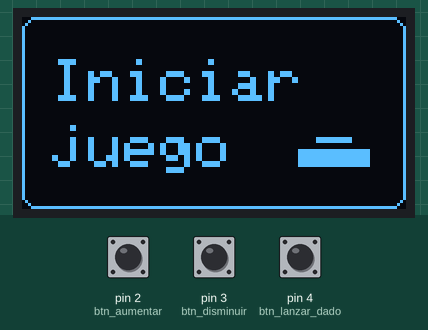
The sketch below on a simulated Arduino Uno, built with avr-gcc and run on an emulated ATmega328P. Shown: 128×64 one-colour display. Inputs (shaded band) come from the test bench; at power-on: pin 4 (btn_lanzar_dado) HIGH, pin 2 (btn_aumentar) HIGH, pin 3 (btn_disminuir) HIGH. Random numbers use the default seed unless the sketch sets one; what the sketch prints to the serial monitor is not drawn.

Above: at 3.2 s.
3.3 s: pin 4 (btn_lanzar_dado) pulled LOW for 0.15 s
At 4.8 s:
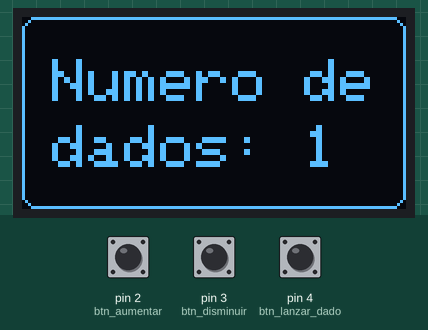
5.1 s: pin 4 (btn_lanzar_dado) pulled LOW for 1 s
At 6.6 s:
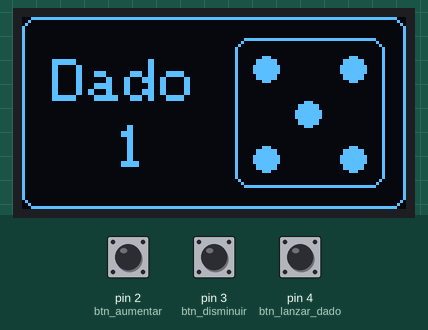
6.7 s: pin 4 (btn_lanzar_dado) pulled LOW for 3.2 s
At 12.5 s:
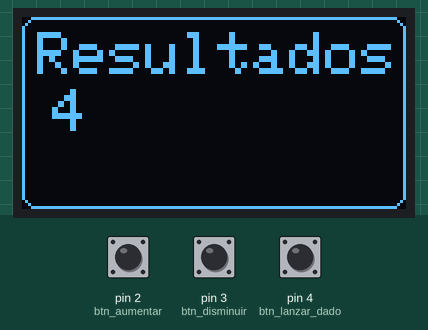
Timing chart, 0 to 14.0 s (numbered marks = the images above; inputs shaded):
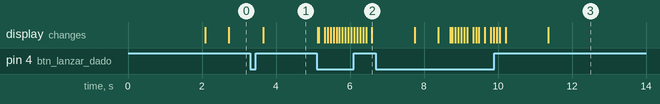

The sketch:

Dado_OLED.ino
```cpp
/**************************************************************************
Realizado por: Juan Carlos Chuc
Dado digital v1.0
**************************************************************************/
#include <SPI.h>
#include <Wire.h>
#include <Adafruit_GFX.h>
#include <Adafruit_SSD1306.h>

unsigned long currentTime=0;
unsigned long previousTime=0;

void pantalla_inicial();
void seleccionar_dados();
uint8_t centrar_texto(String);
void lanzar_dado();
void imprimir_numeros(uint8_t, uint8_t);
void imprimir_resultados ();

uint8_t cantidad_tiros = 1;
uint8_t array_resultados[9];
bool comenzar_juego = false;
bool seleccion_tiros = false;
bool animacion1 = true;

#define ANCHO_PANTALLA 128
#define ALTO_PANTALLA 64
#define DIRECCION_OLED 0x3C
#define btn_lanzar_dado 4
#define btn_aumentar 2
#define btn_disminuir 3

Adafruit_SSD1306 display(ANCHO_PANTALLA, ALTO_PANTALLA, &Wire, -1);

const unsigned char logo_bmp[] PROGMEM = {
  0x00, 0x01, 0xff, 0xff, 0x80, 0x00, 0x03, 0xff, 0xff, 0xe0, 0x00, 0x06, 0x00, 0x00, 0x30, 0x00,
  0x0c, 0x20, 0x02, 0x10, 0x00, 0x0c, 0xf8, 0x0f, 0x98, 0x00, 0x09, 0xf8, 0x0f, 0x98, 0x00, 0x09,
  0xf8, 0x1f, 0xd8, 0x00, 0x09, 0xf8, 0x1f, 0x98, 0x00, 0x08, 0xf8, 0x0f, 0x98, 0x00, 0x08, 0x60,
  0x07, 0x18, 0x00, 0x08, 0x03, 0xe0, 0x18, 0x00, 0x00, 0x03, 0xe0, 0x18, 0x0f, 0xff, 0xf8, 0xe0,
  0x18, 0x3f, 0xff, 0xfe, 0x60, 0x18, 0x7f, 0xff, 0xff, 0x60, 0x18, 0xfd, 0xff, 0xff, 0x80, 0x18,
  0xf0, 0x7f, 0xff, 0x8f, 0x98, 0xf0, 0x7f, 0xff, 0x8f, 0x98, 0xe0, 0x3f, 0xff, 0x9f, 0xd8, 0xf0,
  0x7f, 0xff, 0x9f, 0xd8, 0xf0, 0x7f, 0xff, 0x8f, 0x98, 0xff, 0xf7, 0xff, 0x87, 0x18, 0xff, 0xc1,
  0xff, 0x80, 0x30, 0xff, 0xc1, 0xff, 0x80, 0xe0, 0xff, 0xc0, 0xff, 0xbf, 0xc0, 0xff, 0xc1, 0xff,
  0x80, 0x00, 0xff, 0xc1, 0xff, 0x80, 0x00, 0xff, 0xff, 0xff, 0x80, 0x00, 0xff, 0xff, 0x87, 0x80,
  0x00, 0xff, 0xff, 0x07, 0x80, 0x00, 0xff, 0xff, 0x03, 0x80, 0x00, 0xff, 0xff, 0x07, 0x80, 0x00,
  0xff, 0xff, 0x07, 0x80, 0x00, 0xff, 0xff, 0xcf, 0x80, 0x00, 0x7f, 0xff, 0xff, 0x00, 0x00, 0x3f,
  0xff, 0xfe, 0x00, 0x00, 0x1f, 0xff, 0xfc, 0x00, 0x00
};

void setup() {
  Serial.begin(9600);
  pinMode(btn_lanzar_dado, INPUT_PULLUP);
  pinMode(btn_aumentar, INPUT_PULLUP);
  pinMode(btn_disminuir, INPUT_PULLUP);
  if (!display.begin(SSD1306_SWITCHCAPVCC, DIRECCION_OLED)) {
    Serial.println("No se encuentra la pantalla OLED");
    for(;;);
  }
  Serial.println("\nDado V1.0");
  display.clearDisplay();
  display.drawRoundRect(0, 0, 128, 64, 5, SSD1306_WHITE);
  display.drawBitmap(78, 13, logo_bmp, 37, 37, WHITE);
  display.setTextSize(2);
  display.setTextColor(SSD1306_WHITE);
  display.setCursor(10,14);
  display.println("Dado");
  display.setCursor(10,36);
  display.println("v1.0");
  display.display();
  delay(2000);
}

void loop() {
  if (comenzar_juego == false) {
    pantalla_inicial();
  }
  if(digitalRead(btn_lanzar_dado)== LOW){
    comenzar_juego = true;
    seleccionar_dados();
  }
}

void pantalla_inicial () {
  display.clearDisplay();
  currentTime=millis();
  if((currentTime-previousTime)>600){
    previousTime=currentTime;
    animacion1 = !animacion1;
  }
  if (animacion1 == true) {
    display.fillRect(98, 40, 12, 2, WHITE);
  } else {
    display.fillRect(98, 37, 12, 5, WHITE);
  }
  display.fillRect(92, 44, 24, 6, WHITE);
  display.drawRoundRect(0, 0, 128, 64, 5, SSD1306_WHITE);
  display.setTextSize(2);
  display.setTextColor(SSD1306_WHITE);
  display.setCursor(10,14);
  display.println("Iniciar");
  display.setCursor(10,36);
  display.println("juego");
  display.display();
}

void seleccionar_dados () {
  delay(300);
  while (seleccion_tiros == false) {
    if(digitalRead(btn_aumentar)== LOW) {
      if (cantidad_tiros<10) cantidad_tiros++;
      delay(200);
    }
    if(digitalRead(btn_disminuir)== LOW) {
      if (cantidad_tiros>1) cantidad_tiros--;
      delay(200);
    }
    display.clearDisplay();
    display.setTextSize(2);
    display.setTextColor(SSD1306_WHITE);
    display.drawRoundRect(0, 0, 128, 64, 5, SSD1306_WHITE);
    display.setCursor(10,14);
    display.println("Numero de");
    display.setCursor(10,36);
    display.print("dados: ");
    //display.setCursor(7,45);
    //display.setCursor(centrar_texto(String(cantidad_tiros)),45);
    display.println(cantidad_tiros);
    display.display();
    if(digitalRead(btn_lanzar_dado)== LOW) {
      seleccion_tiros = true;
      display.clearDisplay();
      display.display();
    }
  }
  lanzar_dado();
}

void lanzar_dado() {
  uint8_t num_aleatorio, num_tiro, cont=1;
  num_tiro = cantidad_tiros;
  while ((num_tiro) > 0) {
    for (uint8_t i=0; i<20; i++) {
      num_aleatorio = random(1,7);
      imprimir_numeros(num_aleatorio, cont);
      delay(50);
    }
    array_resultados[cont-1]=num_aleatorio;
    delay(1000);
    num_tiro--;
    cont ++;
  }
  imprimir_resultados();
}

void imprimir_numeros(uint8_t numero, uint8_t cont) {
  display.clearDisplay();
  display.drawRoundRect(0, 0, 128, 64, 5, SSD1306_WHITE);
  display.drawRoundRect(71, 7, 50, 50, 5, SSD1306_WHITE);
  display.setCursor(10,14);
  display.println("Dado");
  display.setCursor(centrar_texto(String(cont)),36);
  display.println(cont);
  switch (numero){
    case 1:
    display.fillCircle(95, 32, 4, WHITE);
    break;
    case 2:
    display.fillCircle(81, 17, 4, WHITE);
    display.fillCircle(110, 47, 4, WHITE);
    break;
    case 3:
    display.fillCircle(81, 17, 4, WHITE);
    display.fillCircle(95, 32, 4, WHITE);
    display.fillCircle(110, 47, 4, WHITE);
    break;
    case 4:
    display.fillCircle(81, 17, 4, WHITE);
    display.fillCircle(110, 17, 4, WHITE);
    display.fillCircle(81, 47, 4, WHITE);
    display.fillCircle(110, 47, 4, WHITE);
    break;
    case 5:
    display.fillCircle(81, 17, 4, WHITE);
    display.fillCircle(110, 17, 4, WHITE);
    display.fillCircle(95, 32, 4, WHITE);
    display.fillCircle(81, 47, 4, WHITE);
    display.fillCircle(110, 47, 4, WHITE);
    break;
    case 6:
    display.fillCircle(81, 17, 4, WHITE);
    display.fillCircle(110, 17, 4, WHITE);
    display.fillCircle(81, 32, 4, WHITE);
    display.fillCircle(110, 32, 4, WHITE);
    display.fillCircle(81, 47, 4, WHITE);
    display.fillCircle(110, 47, 4, WHITE);
    break;
    default:
    display.setTextSize(2);
    display.setTextColor(SSD1306_WHITE);
    display.setCursor(35,25);
    display.println("Error");
  }
  display.display();
}

void imprimir_resultados () {
  display.clearDisplay();
  display.setTextSize(2);
  display.setTextColor(SSD1306_WHITE);
  display.drawRoundRect(0, 0, 128, 64, 5, SSD1306_WHITE);
  display.setCursor(5,5);
  display.print("Resultados");
  display.setTextSize(2);
  display.setCursor(10,24);
  for (int i = 0; i < cantidad_tiros; i ++) {
    if (i == 5) {
      display.setCursor(10,43);
    }
    display.print(String(array_resultados[i]));
    if (((i+1) < cantidad_tiros) and (i != 4)) display.print(",");
  }
  display.display();
  delay(300);
  while (digitalRead(btn_lanzar_dado)== HIGH);
  comenzar_juego = false;
  seleccion_tiros = false;
  cantidad_tiros = 1;
  delay(300);
}

uint8_t centrar_texto(String texto) {
  int16_t x1, y1;
  int16_t width, height;
  display.getTextBounds(texto, 0, 0, &x1, &y1, &width, &height);
  return ((ANCHO_PANTALLA - 54) - width) / 2;
}
```

Measured:
- after the input at 5.1 s, the display: first changes at once (image 2 shows a later state)
